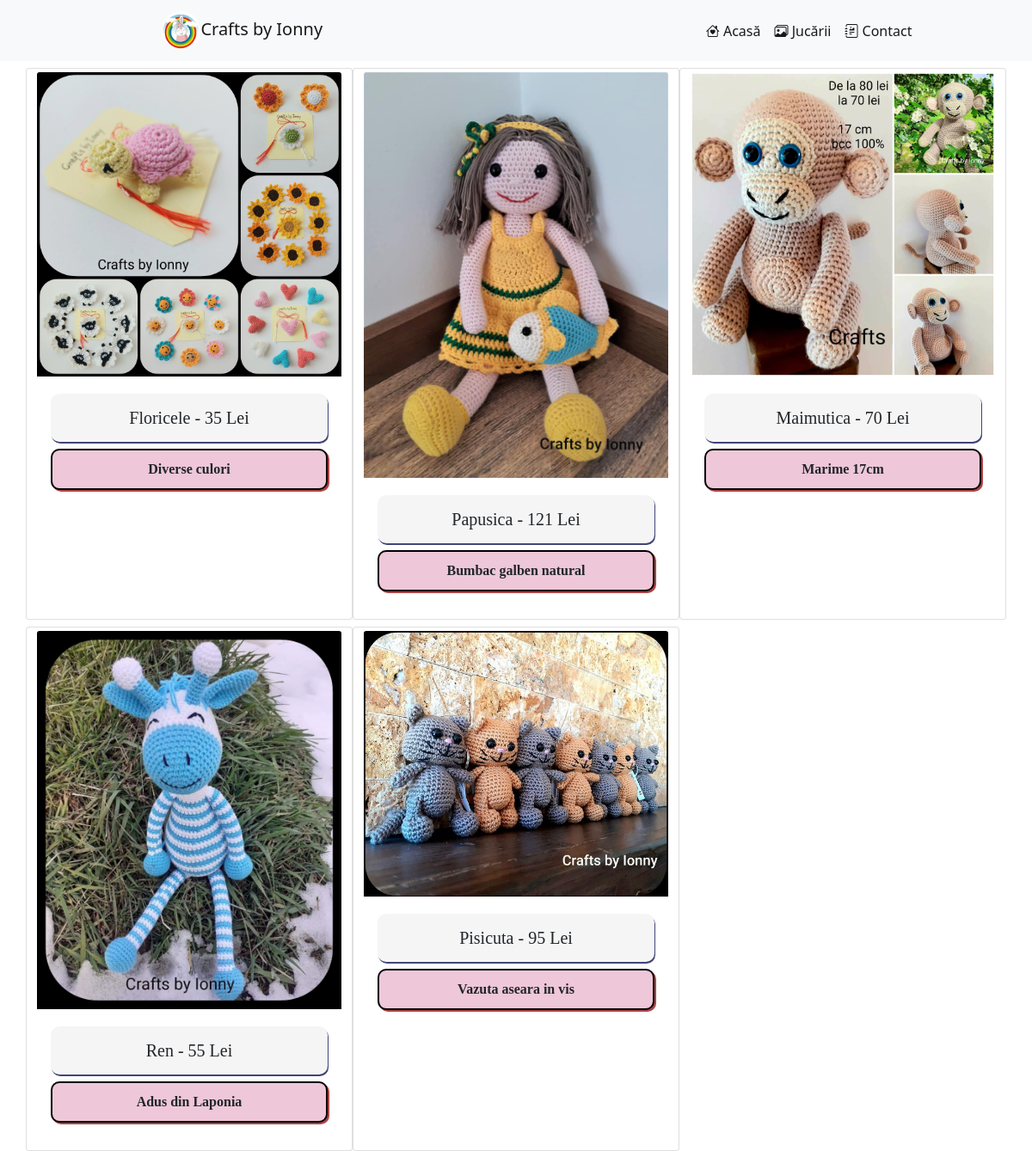
The page /gallery on the database its author committed.
### ionny_store/models.py (models this page shows, shortened)
class Produse(models.Model):
    name = models.CharField(max_length=70)
    price = models.IntegerField()
    description = models.TextField()
    image = models.ImageField(upload_to='static/product_images/', default='static/not_available.png')
    promoted = models.BooleanField(default=False)

### ionny_store/views.py (the view)
# urls.py: path('gallery', views.gallery, name='gallery'),
def gallery(request):
    all_pics = Produse.objects.all().order_by('-id')
    context = {
        'all_pics': all_pics,
    }
    return render(request, 'gallery.html', context)

### templates/gallery.html (shortened to what this page needs)
{% extends 'base.html' %}
{% block body %}
    <div class="container-xl ">
        <div class="row ">
            {% for produse in all_pics %}
                <div class="card col-lg-4 col-md-6 col-sm-12 mt-2">
                    <img src="{{ produse.image.url }}" class="gallery-item card-img-top mt-1" alt="{{ product.name }}">
                    <div class="card-body">
                        <h5 class="descriere card-body card-title d-flex justify-content-center mt-1">{{ produse.name }} -
                        {{ produse.price }} Lei</h5>
                    <div class="card-text descriere2  mb-3">{{ produse.description }}</div>
                    </div>
                </div>
            {% endfor %}
        </div>
    </div>
{% endblock %}

### templates/base.html (shortened to what this page needs)
<!DOCTYPE html>
{% load static %}
<html lang="en">
<head>
    <link href="https://cdn.jsdelivr.net/npm/bootstrap@5.0.2/dist/css/bootstrap.min.css" rel="stylesheet">
    <link rel="stylesheet" href="{% static 'html/style.css' %}">
    <link rel="stylesheet" href="https://cdn.jsdelivr.net/npm/bootstrap-icons@1.8.1/font/bootstrap-icons.css">
</head>
    <nav class="navbar navbar-expand-lg navbar-light bg-light">
        <div class="container-fluid">
          <a class="navbar-brand" style="margin-left: 15%;" href="{% url 'home' %}" style="font-weight: bolder;"><img
                  style="height: 45px;" src="{% static 'logo.png' %}">Crafts by Ionny</a>
          <div class="collapse navbar-collapse " id="navbarSupportedContent">
            <ul class="navbar-nav ms-auto mb-2 mb-lg-0 " style="margin-right: 15%;">
              <li class="nav-item">
                <a class="nav-link active" aria-current="page" href="{% url 'home' %}"><i class="bi bi-house-heart"></i> Acasă</a>
              </li>
              <li class="nav-item">
                <a class="nav-link active" href="{% url 'gallery' %}"><i class="bi bi-images"></i> Jucării</a>
              </li>
              <li class="nav-item">
                <a class="nav-link active" href="{% url 'contact' %}"><i class="bi bi-journal-richtext"></i> Contact</a>
              </li>
            </ul>
          </div>
        </div>
      </nav>
{% block body %}
{% endblock %}
</html>

### static/html/style.css (style rules this page uses)
.row::after { content: ""; clear: both; display: table; }
img { max-width: 100%; }
.descriere { background-color: whitesmoke; border-radius: 10px; font-family: Georgia, serif; box-shadow: 1px 2px rgb(65, 68, 119); }
.descriere2 { background-color: #eec7d9; border-radius: 10px; border: 2px solid black; padding: 10px 20px; box-shadow: 2px 2px rgb(172, 68, 68); text-align: center; font-weight: 550; font-family: Apple Chancery, cursive; }

### rows shown on the page
Produse: image (picture), name "Floricele", price "35", description "Diverse culori"
Produse: image (picture), name "Papusica", price "121", description "Bumbac galben natural"
Produse: image (picture), name "Maimutica", price "70", description "Marime 17cm"
Produse: image (picture), name "Ren", price "55", description "Adus din Laponia"
Produse: image (picture), name "Pisicuta", price "95", description "Vazuta aseara in vis"
